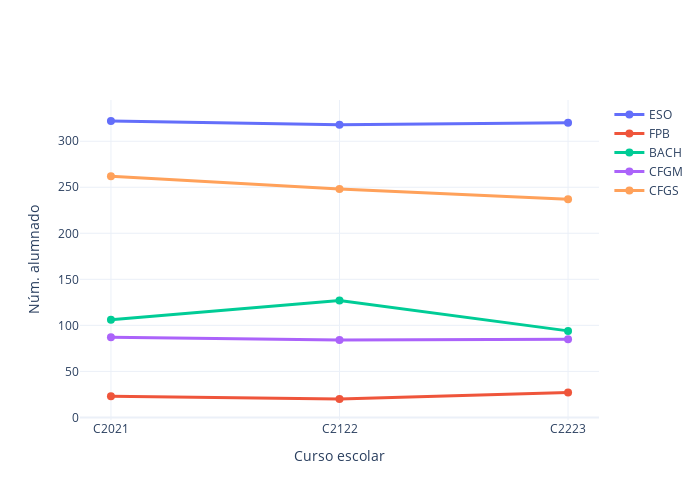

The notebook cell saved with this chart:
### Markdown cell above
## Evolución del número total de alumnado por niveles

### Code cell
myplotly.num_students_evolution(df_ce, stages, years)

### Figure 1 — Plotly figure (JSON) as saved in the notebook; plotly's stock layout.template omitted (floating-point values rounded to 4 significant figures)
{"data": [{"hoverinfo": "name+text", "line": {"width": 3}, "marker": {"size": 8}, "name": "ESO", "text": ["322.0", "318.0", "320.0"], "type": "scatter", "x": ["C2021", "C2122", "C2223"], "y": [322, 318, 320]}, {"hoverinfo": "name+text", "line": {"width": 3}, "marker": {"size": 8}, "name": "FPB", "text": ["23.0", "20.0", "27.0"], "type": "scatter", "x": ["C2021", "C2122", "C2223"], "y": [23, 20, 27]}, {"hoverinfo": "name+text", "line": {"width": 3}, "marker": {"size": 8}, "name": "BACH", "text": ["106.0", "127.0", "94.0"], "type": "scatter", "x": ["C2021", "C2122", "C2223"], "y": [106, 127, 94]}, {"hoverinfo": "name+text", "line": {"width": 3}, "marker": {"size": 8}, "name": "CFGM", "text": ["87.0", "84.0", "85.0"], "type": "scatter", "x": ["C2021", "C2122", "C2223"], "y": [87, 84, 85]}, {"hoverinfo": "name+text", "line": {"width": 3}, "marker": {"size": 8}, "name": "CFGS", "text": ["262.0", "248.0", "237.0"], "type": "scatter", "x": ["C2021", "C2122", "C2223"], "y": [262, 248, 237]}], "layout": {"height": 500, "width": 700, "xaxis": {"autorange": true, "range": [-0.1355, 2.135], "title": {"text": "Curso escolar"}, "type": "category"}, "yaxis": {"autorange": true, "range": [-2.813, 344.8], "title": {"text": "Núm. alumnado"}, "type": "linear"}}}
